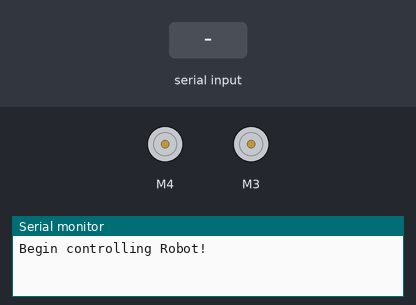
Recording of a sketch running on a simulated Arduino Uno, built with avr-gcc and run on an emulated ATmega328P. Parts: 2 × DC motor (green arrow = forward, orange = backward, longer = faster), the last lines printed to the serial monitor. The test bench sets the inputs (shaded band).

Above: at 1.2 s.
1.3 s: "w" received over Serial
At 1.45 s:
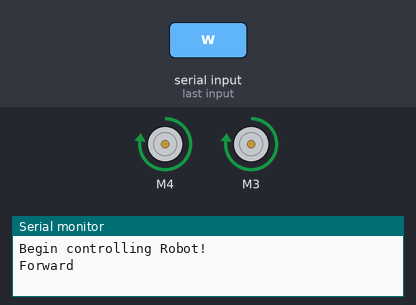
4.3 s: "s" received over Serial
At 4.75 s:
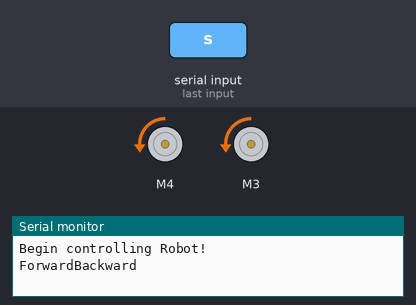
Timing chart, 0 to 10.9 s (numbered marks = the images above; inputs shaded):
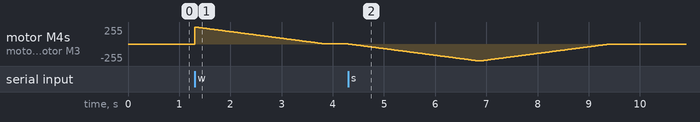

The sketch:

Tweak_motor_code_v1.ino
```cpp
#include <AFMotor.h>

AF_DCMotor motor(4);
AF_DCMotor lotor(3);
char userInput;

void setup() {
  Serial.begin(9600);
  Serial.println("Begin controlling Robot!"); //AF_Motor code

//turns on motor
  motor.setSpeed(200);
  lotor.setSpeed(200);

  motor.run(RELEASE);
  lotor.run(RELEASE);
}

void loop() {
  uint8_t i; //iniatlize the i variable

 if(Serial.available()> 0){

    userInput = Serial.read();     //read user's input

    if(userInput == 'w'){

      Serial.print("Forward");

      motor.run(FORWARD);
      lotor.run(FORWARD);
      for (i=0; i<255; i++) {
      }

      for (i=255; i!=0; i--) {
        motor.setSpeed(i);
        lotor.setSpeed(i);
        delay(10);
        }
      }
     if(userInput == 's'){

      Serial.print("Backward");

      motor.run(BACKWARD);
      lotor.run(BACKWARD);
      for (i=0; i<255; i++) {
        motor.setSpeed(i);
        lotor.setSpeed(i);
        delay(10);
      }

      for (i=255; i!=0; i--) {
        motor.setSpeed(i);
        lotor.setSpeed(i);
        delay(10);
      }

      } //user input

    } //serial
  } //loop
```
